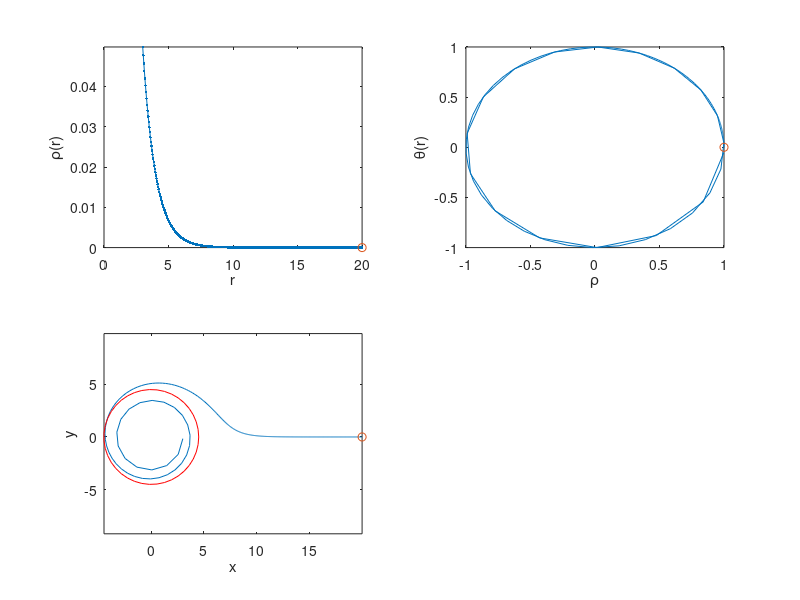

Write MATLAB code to recreate this figure.
% Frame_dragging_spinor_test

clc
clear

r_half = 3;
r_max = 20;
r_N = 400;
rr2 = linspace(r_max,r_half,r_N);

phi = linspace(0,2*pi,40);
x_half = 1.5*r_half*cos(phi);
y_half = 1.5*r_half*sin(phi);

sr = 1;
rho_r2 = sr*exp(-abs(rr2));

theta0 = 40*2*pi;
theta2 = theta0*rho_r2;

x02 = cos(theta2);
y02 = sin(theta2);

% sum_theta2 = cumsum(delta_theta2,delta_theta2);

[x2,y2] = pol2cart(theta2,rr2);
% y2 = sin(sum_theta2);

figure(1)
clf
subplot(2,2,1)
plot(rr2, rho_r2, '.-')
hold on
plot(rr2(1), rho_r2(1), 'o')
hold off
axis([0 r_max 0 inf])
xlabel('r')
ylabel('\rho(r)')

subplot(2,2,2)
plot(x02, y02)
hold on
plot(x02(1), y02(1), 'o')
hold off
xlabel('\rho')
ylabel('\theta(r)')
% axis([0 r_max 0 inf])

subplot(2,2,3)
plot(x2, y2)
hold on
plot(x2(1), y2(1), 'o')
plot(x_half, y_half, 'r-')
hold off
xlabel('x')
ylabel('y')
axis equal
% axis([0 r_max 0 inf])
